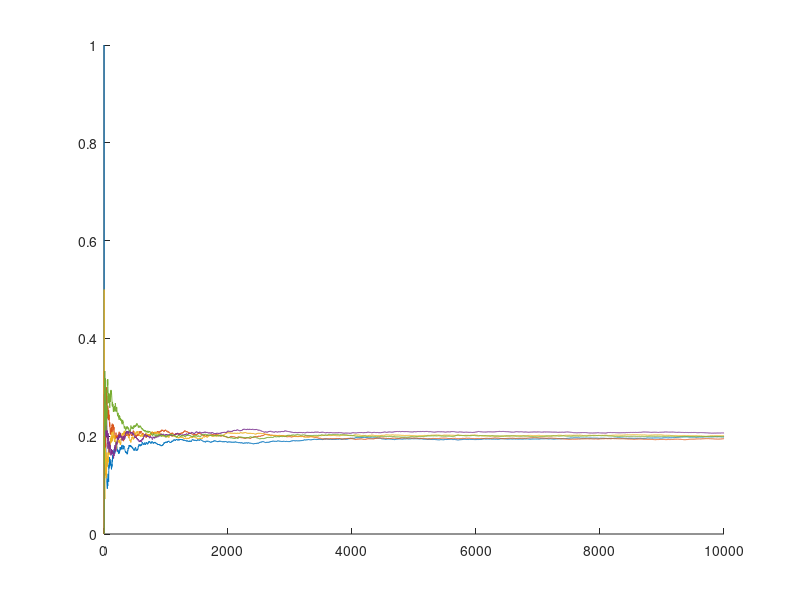

MATLAB code for this plot: (Note: this script raises an error after producing the figure.)
num_experiments = 10000; % 总实验次数
results = zeros(5, 1);    % 每人抓到“有”字的次数
probabilities = zeros(num_experiments, 5); % 存储每次实验后各人的概率

for n = 1:num_experiments
    % 每次实验随机分配阄
    balls = [1, 0, 0, 0, 0]; % 1 代表“有”字，0 代表空阄
    balls = balls(randperm(5)); % 随机打乱顺序
    
    % 找到“有”字对应的人
    index = find(balls == 1); % 找到“有”字的阄分配给谁
    results(index) = results(index) + 1; % 记录抓到“有”字的次数
    
    % 计算当前实验下每个人的抓到“有”字概率
    probabilities(n, :) = results / n;
end

% 绘图：5个人的实验概率随实验次数增加的变化
figure;
hold on;
for i = 1:5
    plot(1:num_experiments, probabilities(:, i), 'DisplayName', ['Person ' num2str(i)]);
end
yline(1/5, '--k', 'Theoretical Probability 1/5'); % 理论概率线
xlabel('Number of Experiments');
ylabel('Probability of Getting "有"');
title('Probability Convergence of 5 People Grabbing 5 Balls');
legend;
grid on;
hold off;
